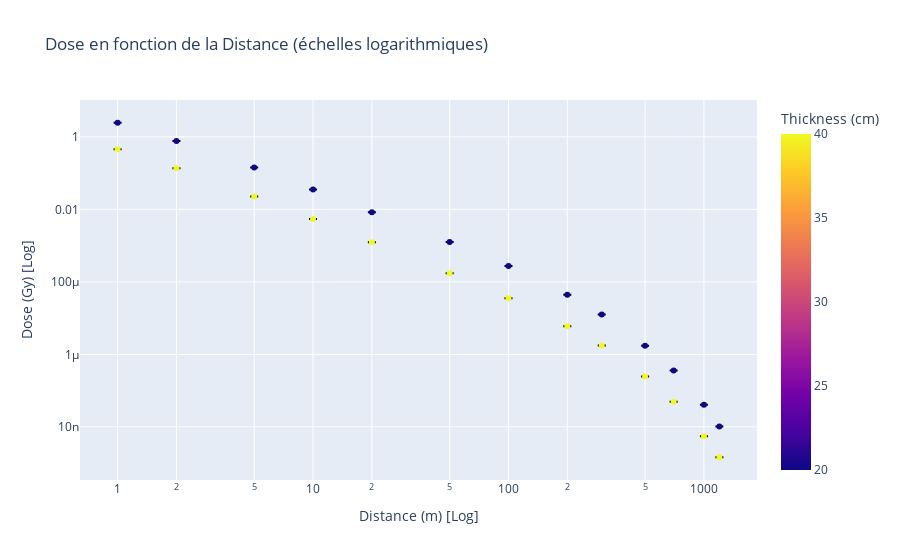
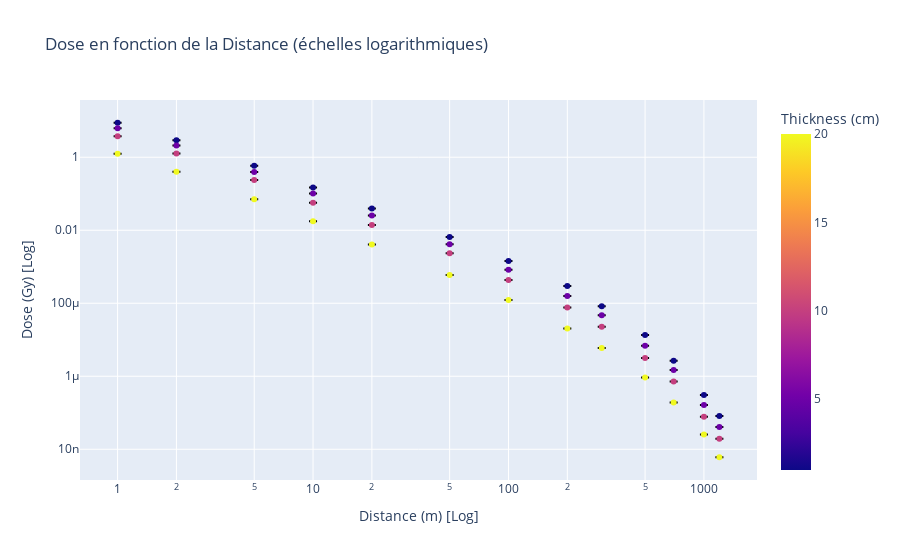
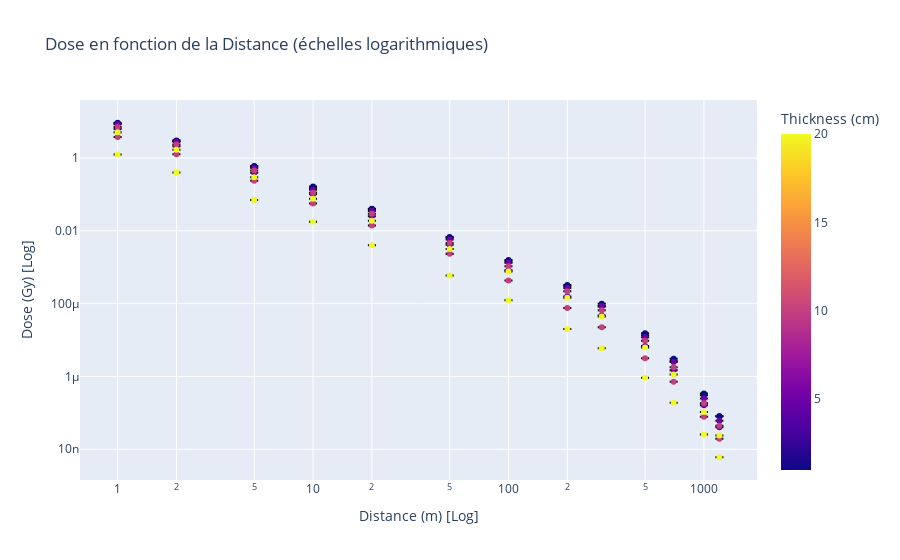

Notebook source saved alongside these figures, in order:
### Code cell
import pandas as pd
import plotly.express as px
import ipywidgets as widgets
from IPython.display import display

# Charger vos données
data = pd.read_excel("./DB/All-at-once_DB.xlsx")

# Calcul des incertitudes absolues
data["Absolute Uncertainty"] = (data["1s uncertainty"] / 100) * data["Dose (Gy)"]

# Fonction pour mettre à jour le graphique
def plot_filters(particle_types, screen_types, code_types, case_types):
    filtered_data = data[data['Particle'].isin(particle_types) & 
                         data['Screen'].isin(screen_types) &
                         data['Code'].isin(code_types) &
                         data['Case'].isin(case_types)]
    
    fig = px.scatter(filtered_data, x="Distance (m)", y="Dose (Gy)",
                     error_y="Absolute Uncertainty", error_y_minus="Absolute Uncertainty",
                     log_x=True, log_y=True,
                     title="Dose en fonction de la Distance (échelles logarithmiques)",
                     labels={"Distance (m)": "Distance (m) [Log]", "Dose (Gy)": "Dose (Gy) [Log]"},
                     color="Thickness (cm)", 
                     hover_data=['Particle', 'Screen', 'Code', 'Case'])

    fig.update_layout(legend_title_text='Épaisseur (cm)')
    fig.show()

# Création des widgets de sélection multiple
particle_selector = widgets.SelectMultiple(
    options=list(data['Particle'].unique()),
    value=[data['Particle'].unique()[0]],
    description='Particule:',
)

screen_selector = widgets.SelectMultiple(
    options=list(data['Screen'].unique()),
    value=[data['Screen'].unique()[0]],
    description='Écran:',
)

code_selector = widgets.SelectMultiple(
    options=list(data['Code'].unique()),
    value=[data['Code'].unique()[0]],
    description='Code:',
)

case_selector = widgets.SelectMultiple(
    options=list(data['Case'].unique()),
    value=[data['Case'].unique()[0]],
    description='Cas:',
)

# Afficher les widgets et le graphique
interactive_plot = widgets.interactive(plot_filters, 
                    particle_types=particle_selector, 
                    screen_types=screen_selector, 
                    code_types=code_selector,
                    case_types=case_selector)

display(interactive_plot)

### Figure 1 — Plotly figure (JSON) as saved in the notebook; plotly's stock layout.template omitted (floating-point values rounded to 4 significant figures)
{"data": [{"customdata": [["N", "Concrete", "MCNP 6.1", "C1 [U(4.95)O2F2 (H/235U = 410)]"], ["N", "Concrete", "MCNP 6.1", "C1 [U(4.95)O2F2 (H/235U = 410)]"], ["N", "Concrete", "MCNP 6.1", "C1 [U(4.95)O2F2 (H/235U = 410)]"], ["N", "Concrete", "MCNP 6.1", "C1 [U(4.95)O2F2 (H/235U = 410)]"], ["N", "Concrete", "MCNP 6.1", "C1 [U(4.95)O2F2 (H/235U = 410)]"], ["N", "Concrete", "MCNP 6.1", "C1 [U(4.95)O2F2 (H/235U = 410)]"], ["N", "Concrete", "MCNP 6.1", "C1 [U(4.95)O2F2 (H/235U = 410)]"], ["N", "Concrete", "MCNP 6.1", "C1 [U(4.95)O2F2 (H/235U = 410)]"], ["N", "Concrete", "MCNP 6.1", "C1 [U(4.95)O2F2 (H/235U = 410)]"], ["N", "Concrete", "MCNP 6.1", "C1 [U(4.95)O2F2 (H/235U = 410)]"], ["N", "Concrete", "MCNP 6.1", "C1 [U(4.95)O2F2 (H/235U = 410)]"], ["N", "Concrete", "MCNP 6.1", "C1 [U(4.95)O2F2 (H/235U = 410)]"], ["N", "Concrete", "MCNP 6.1", "C1 [U(4.95)O2F2 (H/235U = 410)]"], ["N", "Concrete", "MCNP 6.1", "C1 [U(4.95)O2F2 (H/235U = 410)]"], ["N", "Concrete", "MCNP 6.1", "C1 [U(4.95)O2F2 (H/235U = 410)]"], ["N", "Concrete", "MCNP 6.1", "C1 [U(4.95)O2F2 (H/235U = 410)]"], ["N", "Concrete", "MCNP 6.1", "C1 [U(4.95)O2F2 (H/235U = 410)]"], ["N", "Concrete", "MCNP 6.1", "C1 [U(4.95)O2F2 (H/235U = 410)]"], ["N", "Concrete", "MCNP 6.1", "C1 [U(4.95)O2F2 (H/235U = 410)]"], ["N", "Concrete", "MCNP 6.1", "C1 [U(4.95)O2F2 (H/235U = 410)]"], ["N", "Concrete", "MCNP 6.1", "C1 [U(4.95)O2F2 (H/235U = 410)]"], ["N", "Concrete", "MCNP 6.1", "C1 [U(4.95)O2F2 (H/235U = 410)]"], ["N", "Concrete", "MCNP 6.1", "C1 [U(4.95)O2F2 (H/235U = 410)]"], ["N", "Concrete", "MCNP 6.1", "C1 [U(4.95)O2F2 (H/235U = 410)]"], ["N", "Concrete", "MCNP 6.1", "C1 [U(4.95)O2F2 (H/235U = 410)]"], ["N", "Concrete", "MCNP 6.1", "C1 [U(4.95)O2F2 (H/235U = 410)]"]], "error_y": {"array": [0.0005529, 6.488e-05, 1.391e-05, 3.266e-06, 5.914e-07, 1.628e-07, 2.984e-08, 3.628e-09, 1.033e-09, 1.393e-10, 2.727e-11, 2.95e-12, 7.206e-13, 5.746e-05, 2.369e-05, 8.154e-06, 1.665e-06, 9.113e-08, 1.842e-08, 3.198e-09, 7.633e-10, 1.69e-10, 1.931e-11, 4.119e-12, 3.513e-13, 9.418e-14], "arrayminus": [0.0005529, 6.488e-05, 1.391e-05, 3.266e-06, 5.914e-07, 1.628e-07, 2.984e-08, 3.628e-09, 1.033e-09, 1.393e-10, 2.727e-11, 2.95e-12, 7.206e-13, 5.746e-05, 2.369e-05, 8.154e-06, 1.665e-06, 9.113e-08, 1.842e-08, 3.198e-09, 7.633e-10, 1.69e-10, 1.931e-11, 4.119e-12, 3.513e-13, 9.418e-14]}, "hovertemplate": "Distance (m) [Log]=%{x}<br>Dose (Gy) [Log]=%{y}<br>Particle=%{customdata[0]}<br>Screen=%{customdata[1]}<br>Code=%{customdata[2]}<br>Case=%{customdata[3]}<br>Thickness (cm)=%{marker.color}<extra></extra>", "legendgroup": "", "marker": {"color": [20, 20, 20, 20, 20, 20, 20, 20, 20, 20, 20, 20, 20, 40, 40, 40, 40, 40, 40, 40, 40, 40, 40, 40, 40, 40], "coloraxis": "coloraxis", "symbol": "circle"}, "mode": "markers", "name": "", "orientation": "v", "showlegend": false, "type": "scatter", "x": [1, 2, 5, 10, 20, 50, 100, 200, 300, 500, 700, 1000, 1200, 1, 2, 5, 10, 20, 50, 100, 200, 300, 500, 700, 1000, 1200], "xaxis": "x", "y": [2.457, 0.7724, 0.1434, 0.03512, 0.008329, 0.001262, 0.0002737, 4.425e-05, 1.259e-05, 1.719e-06, 3.588e-07, 4.097e-08, 1.015e-08, 0.4597, 0.1362, 0.02284, 0.005407, 0.001248, 0.0001738, 3.553e-05, 6.01e-06, 1.761e-06, 2.445e-07, 4.962e-08, 5.489e-09, 1.449e-09], "yaxis": "y"}], "layout": {"coloraxis": {"colorbar": {"title": {"text": "Thickness (cm)"}}, "colorscale": [[0, "#0d0887"], [0.1111, "#46039f"], [0.2222, "#7201a8"], [0.3333, "#9c179e"], [0.4444, "#bd3786"], [0.5556, "#d8576b"], [0.6667, "#ed7953"], [0.7778, "#fb9f3a"], [0.8889, "#fdca26"], [1, "#f0f921"]]}, "legend": {"title": {"text": "Épaisseur (cm)"}, "tracegroupgap": 0}, "title": {"text": "Dose en fonction de la Distance (échelles logarithmiques)"}, "xaxis": {"anchor": "y", "domain": [0, 1], "title": {"text": "Distance (m) [Log]"}, "type": "log"}, "yaxis": {"anchor": "x", "domain": [0, 1], "title": {"text": "Dose (Gy) [Log]"}, "type": "log"}}}

### Figure 2 — Plotly figure (JSON) as saved in the notebook; plotly's stock layout.template omitted (floating-point values rounded to 4 significant figures; data arrays with more than 128 entries replaced by an {"elided": "..."} marker saying what was removed)
{"data": [{"customdata": {"elided": "52x4 str values"}, "error_y": {"array": [0.001039, 0.0004095, 0.0001095, 2.542e-05, 4.568e-06, 9.361e-07, 2.495e-07, 3.792e-08, 9.946e-09, 1.441e-09, 2.165e-10, 5.237e-11, 1.676e-11, 0.0006074, 0.000233, 5.481e-05, 1.252e-05, 2.303e-06, 4.986e-07, 1.28e-07, 2.029e-08, 6.255e-09, 9.46e-10, 2.505e-10, 2.463e-11, 3.532e-12, 0.0003356, 0.0002004, 5.206e-05, 6.802e-06, 2.46e-06, 1.37e-06, 1.437e-07, 8.819e-09, 3.407e-09, 3.553e-10, 1.798e-10, 7.284e-12, 1.618e-12, 0.0001033, 5.918e-05, 9.643e-06, 6.966e-06, 3.805e-07, 1.417e-07, 2.86e-08, 2.475e-09, 8.377e-10, 1.262e-10, 2.045e-11, 4.033e-12, 5.138e-13], "arrayminus": [0.001039, 0.0004095, 0.0001095, 2.542e-05, 4.568e-06, 9.361e-07, 2.495e-07, 3.792e-08, 9.946e-09, 1.441e-09, 2.165e-10, 5.237e-11, 1.676e-11, 0.0006074, 0.000233, 5.481e-05, 1.252e-05, 2.303e-06, 4.986e-07, 1.28e-07, 2.029e-08, 6.255e-09, 9.46e-10, 2.505e-10, 2.463e-11, 3.532e-12, 0.0003356, 0.0002004, 5.206e-05, 6.802e-06, 2.46e-06, 1.37e-06, 1.437e-07, 8.819e-09, 3.407e-09, 3.553e-10, 1.798e-10, 7.284e-12, 1.618e-12, 0.0001033, 5.918e-05, 9.643e-06, 6.966e-06, 3.805e-07, 1.417e-07, 2.86e-08, 2.475e-09, 8.377e-10, 1.262e-10, 2.045e-11, 4.033e-12, 5.138e-13]}, "hovertemplate": "Distance (m) [Log]=%{x}<br>Dose (Gy) [Log]=%{y}<br>Particle=%{customdata[0]}<br>Screen=%{customdata[1]}<br>Code=%{customdata[2]}<br>Case=%{customdata[3]}<br>Thickness (cm)=%{marker.color}<extra></extra>", "legendgroup": "", "marker": {"color": [1, 1, 1, 1, 1, 1, 1, 1, 1, 1, 1, 1, 1, 5, 5, 5, 5, 5, 5, 5, 5, 5, 5, 5, 5, 5, 10, 10, 10, 10, 10, 10, 10, 10, 10, 10, 10, 10, 10, 20, 20, 20, 20, 20, 20, 20, 20, 20, 20, 20, 20, 20], "coloraxis": "coloraxis", "symbol": "circle"}, "mode": "markers", "name": "", "orientation": "v", "showlegend": false, "type": "scatter", "x": [1, 2, 5, 10, 20, 50, 100, 200, 300, 500, 700, 1000, 1200, 1, 2, 5, 10, 20, 50, 100, 200, 300, 500, 700, 1000, 1200, 1, 2, 5, 10, 20, 50, 100, 200, 300, 500, 700, 1000, 1200, 1, 2, 5, 10, 20, 50, 100, 200, 300, 500, 700, 1000, 1200], "xaxis": "x", "y": [8.806, 2.925, 0.5826, 0.1487, 0.03972, 0.006501, 0.001434, 0.0002986, 8.288e-05, 1.347e-05, 2.673e-06, 3.063e-07, 8.096e-08, 6.262, 2.099, 0.3943, 0.101, 0.0253, 0.00412, 0.0008313, 0.0001573, 4.703e-05, 6.855e-06, 1.482e-06, 1.631e-07, 4.06e-08, 3.77, 1.269, 0.2377, 0.05622, 0.01398, 0.00233, 0.0004354, 7.602e-05, 2.256e-05, 3.173e-06, 7.161e-07, 7.832e-08, 1.95e-08, 1.245, 0.4026, 0.07039, 0.01763, 0.004048, 0.0005953, 0.0001233, 2.028e-05, 5.983e-06, 9.281e-07, 1.911e-07, 2.552e-08, 6.045e-09], "yaxis": "y"}], "layout": {"coloraxis": {"colorbar": {"title": {"text": "Thickness (cm)"}}, "colorscale": [[0, "#0d0887"], [0.1111, "#46039f"], [0.2222, "#7201a8"], [0.3333, "#9c179e"], [0.4444, "#bd3786"], [0.5556, "#d8576b"], [0.6667, "#ed7953"], [0.7778, "#fb9f3a"], [0.8889, "#fdca26"], [1, "#f0f921"]]}, "legend": {"title": {"text": "Épaisseur (cm)"}, "tracegroupgap": 0}, "title": {"text": "Dose en fonction de la Distance (échelles logarithmiques)"}, "xaxis": {"anchor": "y", "domain": [0, 1], "title": {"text": "Distance (m) [Log]"}, "type": "log"}, "yaxis": {"anchor": "x", "domain": [0, 1], "title": {"text": "Dose (Gy) [Log]"}, "type": "log"}}}

### Figure 3 — Plotly figure (JSON) as saved in the notebook; plotly's stock layout.template omitted (floating-point values rounded to 4 significant figures; data arrays with more than 128 entries replaced by an {"elided": "..."} marker saying what was removed)
{"data": [{"customdata": {"elided": "104x4 str values"}, "error_y": {"array": [0.001039, 0.0004095, 0.0001095, 2.542e-05, 4.568e-06, 9.361e-07, 2.495e-07, 3.792e-08, 9.946e-09, 1.441e-09, 2.165e-10, 5.237e-11, 1.676e-11, 0.0006074, 0.000233, 5.481e-05, 1.252e-05, 2.303e-06, 4.986e-07, 1.28e-07, 2.029e-08, 6.255e-09, 9.46e-10, 2.505e-10, 2.463e-11, 3.532e-12, 0.0003356, 0.0002004, 5.206e-05, 6.802e-06, 2.46e-06, 1.37e-06, 1.437e-07, 8.819e-09, 3.407e-09, 3.553e-10, 1.798e-10, 7.284e-12, 1.618e-12, 0.0001033, 5.918e-05, 9.643e-06, 6.966e-06, 3.805e-07, 1.417e-07, 2.86e-08, 2.475e-09, 8.377e-10, 1.262e-10, 2.045e-11, 4.033e-12, 5.138e-13, 0.001423, 0.0004058, 0.0001195, 3.524e-05, 5.088e-06, 9.838e-07, 2.859e-07, 4.102e-08, 1.048e-08, 1.457e-09, 3.267e-10, 5.054e-11, 7.458e-12, 0.0009639, 0.0003619, 8.088e-05, 1.977e-05, 3.083e-06, 5.774e-07, 1.728e-07, 2.39e-08, 7.287e-09, 7.599e-10, 2.316e-10, 1.415e-11, 3.276e-12, 0.0006075, 0.0002599, 5.626e-05, 1.215e-05, 2.256e-06, 3.463e-07, 1.046e-07, 1.335e-08, 5.843e-09, 5.398e-10, 8.117e-11, 7.847e-12, 2.081e-12, 0.0003134, 0.0001396, 2.408e-05, 4.962e-06, 8.929e-07, 1.325e-07, 4.214e-08, 5.231e-09, 1.731e-09, 2.185e-10, 3.873e-11, 2.651e-12, 6.18e-13], "arrayminus": [0.001039, 0.0004095, 0.0001095, 2.542e-05, 4.568e-06, 9.361e-07, 2.495e-07, 3.792e-08, 9.946e-09, 1.441e-09, 2.165e-10, 5.237e-11, 1.676e-11, 0.0006074, 0.000233, 5.481e-05, 1.252e-05, 2.303e-06, 4.986e-07, 1.28e-07, 2.029e-08, 6.255e-09, 9.46e-10, 2.505e-10, 2.463e-11, 3.532e-12, 0.0003356, 0.0002004, 5.206e-05, 6.802e-06, 2.46e-06, 1.37e-06, 1.437e-07, 8.819e-09, 3.407e-09, 3.553e-10, 1.798e-10, 7.284e-12, 1.618e-12, 0.0001033, 5.918e-05, 9.643e-06, 6.966e-06, 3.805e-07, 1.417e-07, 2.86e-08, 2.475e-09, 8.377e-10, 1.262e-10, 2.045e-11, 4.033e-12, 5.138e-13, 0.001423, 0.0004058, 0.0001195, 3.524e-05, 5.088e-06, 9.838e-07, 2.859e-07, 4.102e-08, 1.048e-08, 1.457e-09, 3.267e-10, 5.054e-11, 7.458e-12, 0.0009639, 0.0003619, 8.088e-05, 1.977e-05, 3.083e-06, 5.774e-07, 1.728e-07, 2.39e-08, 7.287e-09, 7.599e-10, 2.316e-10, 1.415e-11, 3.276e-12, 0.0006075, 0.0002599, 5.626e-05, 1.215e-05, 2.256e-06, 3.463e-07, 1.046e-07, 1.335e-08, 5.843e-09, 5.398e-10, 8.117e-11, 7.847e-12, 2.081e-12, 0.0003134, 0.0001396, 2.408e-05, 4.962e-06, 8.929e-07, 1.325e-07, 4.214e-08, 5.231e-09, 1.731e-09, 2.185e-10, 3.873e-11, 2.651e-12, 6.18e-13]}, "hovertemplate": "Distance (m) [Log]=%{x}<br>Dose (Gy) [Log]=%{y}<br>Particle=%{customdata[0]}<br>Screen=%{customdata[1]}<br>Code=%{customdata[2]}<br>Case=%{customdata[3]}<br>Thickness (cm)=%{marker.color}<extra></extra>", "legendgroup": "", "marker": {"color": [1, 1, 1, 1, 1, 1, 1, 1, 1, 1, 1, 1, 1, 5, 5, 5, 5, 5, 5, 5, 5, 5, 5, 5, 5, 5, 10, 10, 10, 10, 10, 10, 10, 10, 10, 10, 10, 10, 10, 20, 20, 20, 20, 20, 20, 20, 20, 20, 20, 20, 20, 20, 1, 1, 1, 1, 1, 1, 1, 1, 1, 1, 1, 1, 1, 5, 5, 5, 5, 5, 5, 5, 5, 5, 5, 5, 5, 5, 10, 10, 10, 10, 10, 10, 10, 10, 10, 10, 10, 10, 10, 20, 20, 20, 20, 20, 20, 20, 20, 20, 20, 20, 20, 20], "coloraxis": "coloraxis", "symbol": "circle"}, "mode": "markers", "name": "", "orientation": "v", "showlegend": false, "type": "scatter", "x": [1, 2, 5, 10, 20, 50, 100, 200, 300, 500, 700, 1000, 1200, 1, 2, 5, 10, 20, 50, 100, 200, 300, 500, 700, 1000, 1200, 1, 2, 5, 10, 20, 50, 100, 200, 300, 500, 700, 1000, 1200, 1, 2, 5, 10, 20, 50, 100, 200, 300, 500, 700, 1000, 1200, 1, 2, 5, 10, 20, 50, 100, 200, 300, 500, 700, 1000, 1200, 1, 2, 5, 10, 20, 50, 100, 200, 300, 500, 700, 1000, 1200, 1, 2, 5, 10, 20, 50, 100, 200, 300, 500, 700, 1000, 1200, 1, 2, 5, 10, 20, 50, 100, 200, 300, 500, 700, 1000, 1200], "xaxis": "x", "y": [8.806, 2.925, 0.5826, 0.1487, 0.03972, 0.006501, 0.001434, 0.0002986, 8.288e-05, 1.347e-05, 2.673e-06, 3.063e-07, 8.096e-08, 6.262, 2.099, 0.3943, 0.101, 0.0253, 0.00412, 0.0008313, 0.0001573, 4.703e-05, 6.855e-06, 1.482e-06, 1.631e-07, 4.06e-08, 3.77, 1.269, 0.2377, 0.05622, 0.01398, 0.00233, 0.0004354, 7.602e-05, 2.256e-05, 3.173e-06, 7.161e-07, 7.832e-08, 1.95e-08, 1.245, 0.4026, 0.07039, 0.01763, 0.004048, 0.0005953, 0.0001233, 2.028e-05, 5.983e-06, 9.281e-07, 1.911e-07, 2.552e-08, 6.045e-09, 9.301, 3.051, 0.6066, 0.1654, 0.0407, 0.006739, 0.001571, 0.000323, 9.884e-05, 1.534e-05, 3.082e-06, 3.415e-07, 8.107e-08, 8.455, 2.805, 0.5356, 0.1354, 0.03504, 0.005774, 0.001329, 0.0002685, 8.572e-05, 1.187e-05, 2.49e-06, 2.483e-07, 6.066e-08, 7.147, 2.341, 0.4574, 0.1115, 0.02929, 0.004617, 0.001057, 0.0002188, 6.64e-05, 9.639e-06, 1.804e-06, 1.825e-07, 4.427e-08, 5.138, 1.682, 0.2972, 0.07634, 0.019, 0.003155, 0.0007662, 0.0001453, 4.439e-05, 6.242e-06, 1.139e-06, 1.06e-07, 2.377e-08], "yaxis": "y"}], "layout": {"coloraxis": {"colorbar": {"title": {"text": "Thickness (cm)"}}, "colorscale": [[0, "#0d0887"], [0.1111, "#46039f"], [0.2222, "#7201a8"], [0.3333, "#9c179e"], [0.4444, "#bd3786"], [0.5556, "#d8576b"], [0.6667, "#ed7953"], [0.7778, "#fb9f3a"], [0.8889, "#fdca26"], [1, "#f0f921"]]}, "legend": {"title": {"text": "Épaisseur (cm)"}, "tracegroupgap": 0}, "title": {"text": "Dose en fonction de la Distance (échelles logarithmiques)"}, "xaxis": {"anchor": "y", "domain": [0, 1], "title": {"text": "Distance (m) [Log]"}, "type": "log"}, "yaxis": {"anchor": "x", "domain": [0, 1], "title": {"text": "Dose (Gy) [Log]"}, "type": "log"}}}
